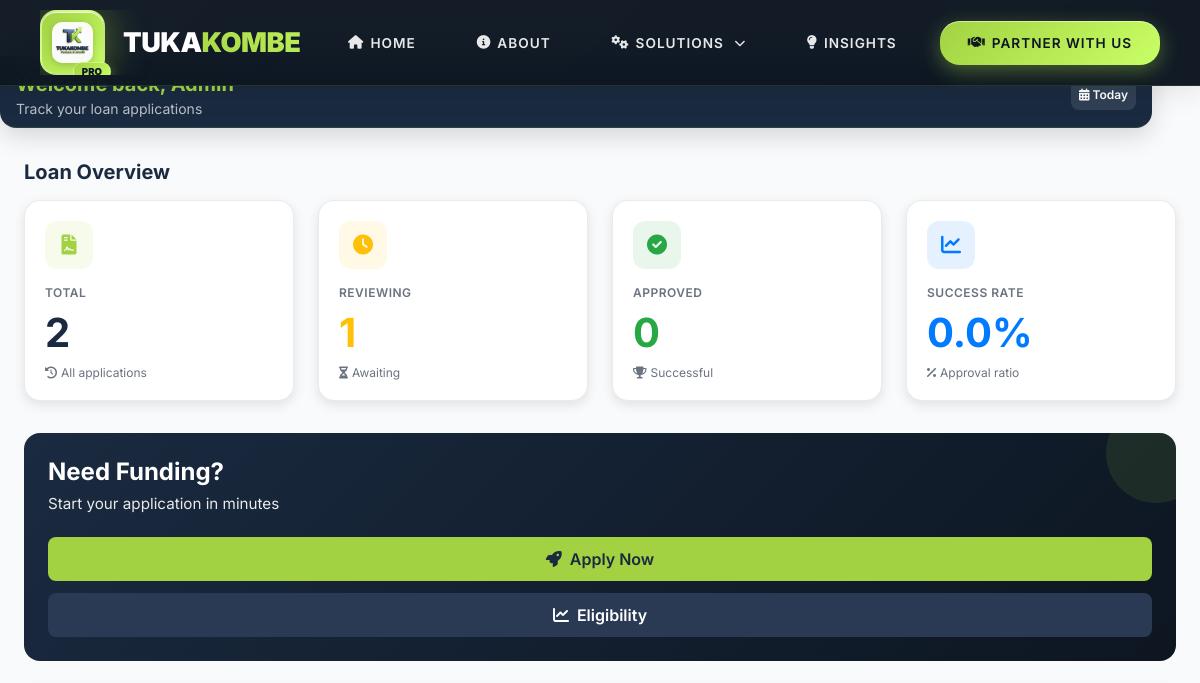
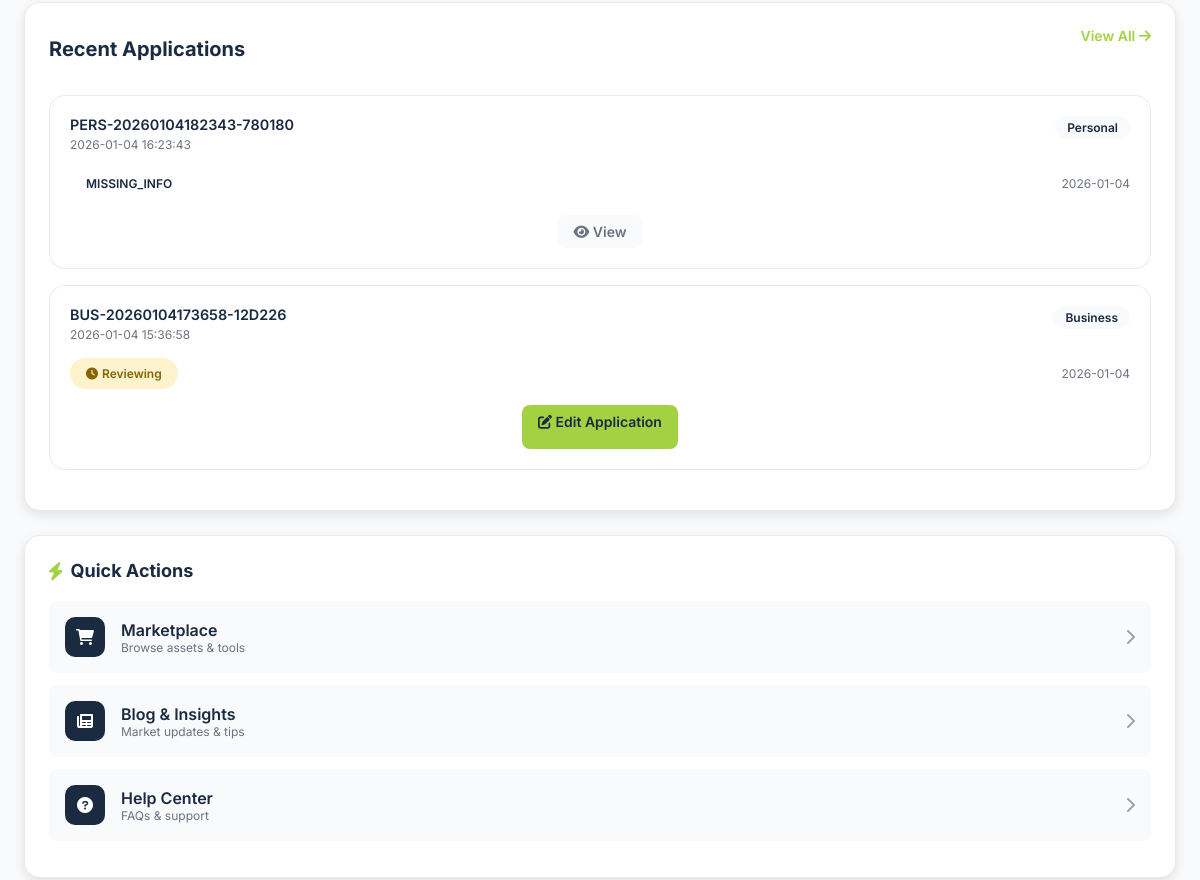
Page /finance/dashboard (signed in, upper part) on the earlier database version (2 pictures, top to bottom).
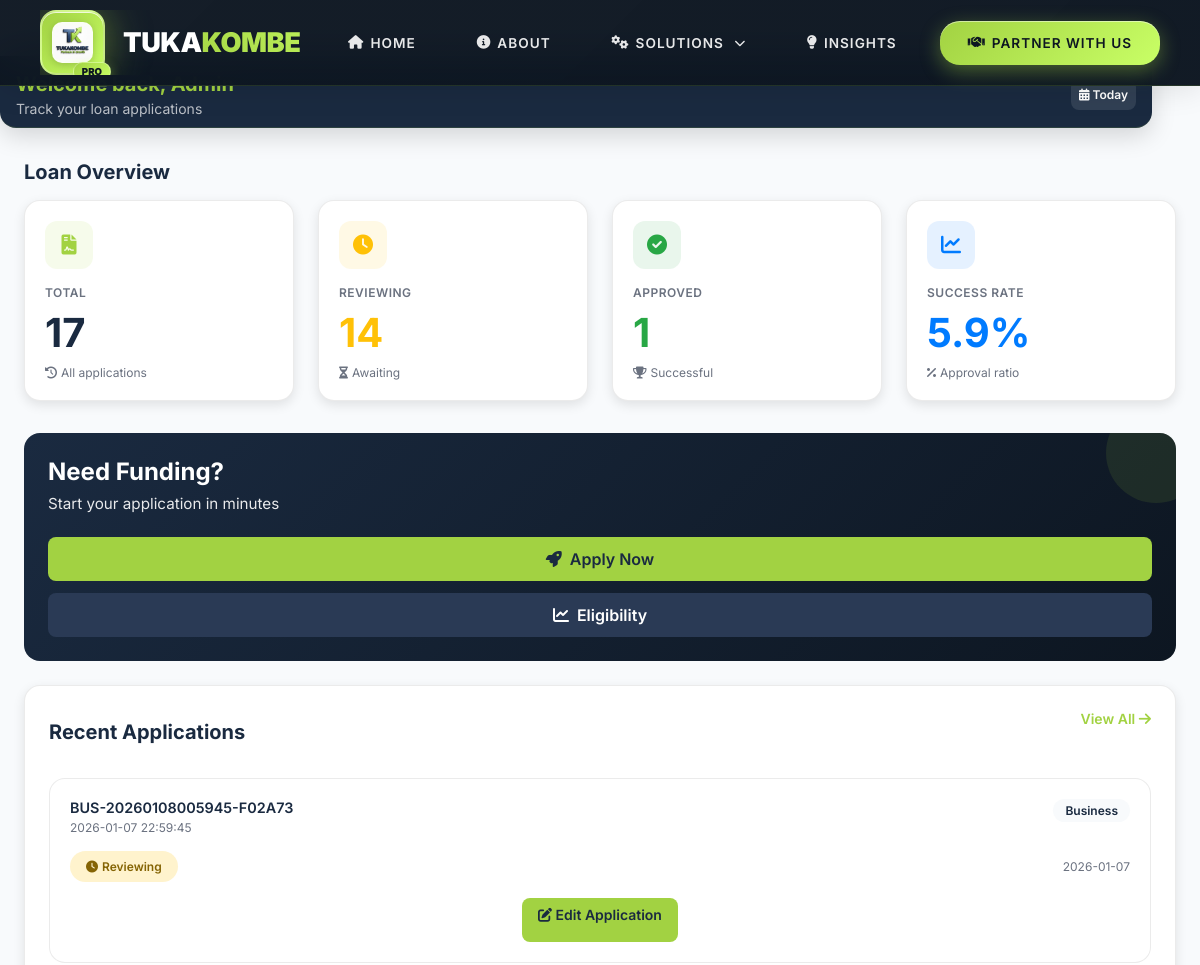
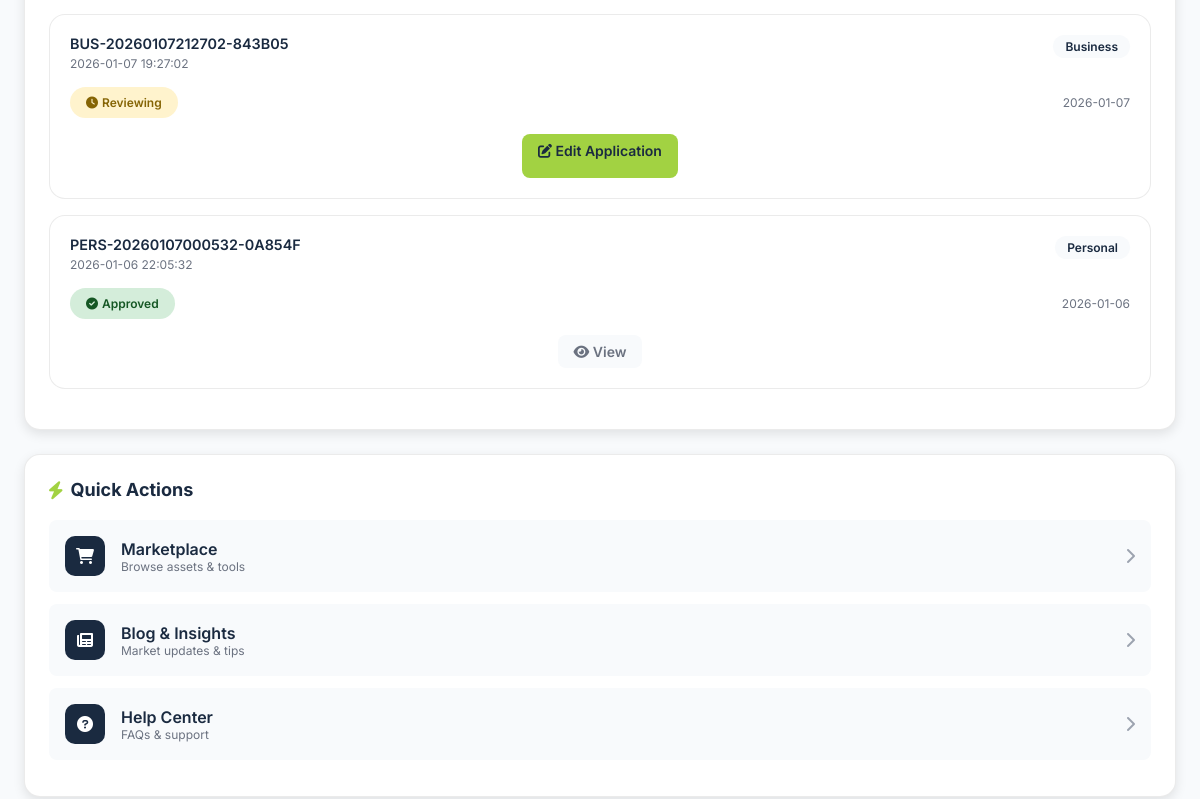
Same page on the later database version (2 pictures, top to bottom).
### tables this page shows
CREATE TABLE loan_applications (
            id INTEGER PRIMARY KEY AUTOINCREMENT,
            application_number TEXT UNIQUE NOT NULL,
            loan_type TEXT CHECK(loan_type IN ('personal', 'business')) NOT NULL,
            status TEXT DEFAULT 'pending',
            user_id INTEGER,
            interest_rate REAL DEFAULT 0.30,
            total_repayment REAL,
            admin_notes TEXT,
            applied_date TIMESTAMP DEFAULT CURRENT_TIMESTAMP,
            updated_date TIMESTAMP DEFAULT CURRENT_TIMESTAMP,
            decision_date TIMESTAMP,
            decision_by INTEGER,
            FOREIGN KEY (user_id) REFERENCES users(id)
        );

### services/finance/user/routes.py (the view)
@finance_bp.route("/dashboard")
@login_required
def client_dashboard():
    from utils.database import get_db_connection
    user_id = session.get("user_id")
    db = get_db_connection()
    loan_stats = db.execute("""
        SELECT
            COUNT(*) as total,
            SUM(CASE WHEN status = 'approved' THEN 1 ELSE 0 END) as approved,
            SUM(CASE WHEN status = 'pending' THEN 1 ELSE 0 END) as pending
        FROM loan_applications WHERE user_id = ?
    """, (user_id,)).fetchone()
    recent_loans = db.execute("""
        SELECT la.*, COALESCE(p.full_name, b.business_name, 'Applicant') as display_name
        FROM loan_applications la
        LEFT JOIN personal_loan_details p ON la.id = p.application_id
        LEFT JOIN business_loan_details b ON la.id = b.application_id
        WHERE la.user_id = ?
        ORDER BY la.applied_date DESC LIMIT 3
    """, (user_id,)).fetchall()
    db.close()
    return render_template("fin_client_dashboard.html", stats=loan_stats, recent_loans=recent_loans)

### request_logger.py (called while the page is built)
def log_requests(app):
    @app.before_request
    def log_request_data():
        if request.method == "POST":
            print("\n===== INCOMING POST REQUEST =====")
            print("URL:", request.path)
            print("\nFORM DATA:")
            for k, v in request.form.items():
                print(f"{k}: {v}")
            print("\nFILES:")
            for f in request.files:
                print(f"{f} -> {request.files[f].filename}")
            print("===== END REQUEST =====\n")

### utils/database.py (called while the page is built)
def get_db_connection():
    conn = sqlite3.connect(DB_PATH)
    conn.row_factory = sqlite3.Row
    conn.execute("PRAGMA foreign_keys = ON")
    return conn

### services/finance/user/templates/fin_client_dashboard.html (shortened to what the changed rows need)
{% extends "base.html" %}
{% block content %}
<div class="dashboard-container main-content">
    <header class="mobile-header-fixed">
        <div style="display: flex; justify-content: space-between; align-items: center;">
            <div>
                <h1 style="font-size: 1.25rem; font-weight: 700; margin: 0; color: var(--lime);">
                    Welcome back, {{ session['user_email'].split('@')[0] | title }}
                </h1>
            </div>
        </div>
    </header>
    <section style="margin-top: 1.5rem;">
        <div style="display: flex; justify-content: space-between; align-items: center; margin-bottom: 1rem;">
            <h2 style="font-size: 1.25rem; font-weight: 700; color: var(--navy); margin: 0;">Loan Overview</h2>
        </div>
        <div class="stats-grid">
            <div class="stat-card">
                <div class="stat-icon" style="background: rgba(162, 210, 66, 0.1); color: var(--lime);">
                    <i class="fas fa-file-contract"></i>
                </div>
                <div class="stat-label">TOTAL</div>
                <div class="stat-number">{{ stats.total or 0 }}</div>
                <div style="font-size: 0.75rem; color: #6b7280; display: flex; align-items: center; gap: 0.25rem;">
                    <i class="fas fa-history"></i>
                    <span>All applications</span>
                </div>
            </div>
            <div class="stat-card">
                <div class="stat-icon" style="background: rgba(255, 193, 7, 0.1); color: #ffc107;">
                    <i class="fas fa-clock"></i>
                </div>
                <div class="stat-label">REVIEWING</div>
                <div class="stat-number" style="color: #ffc107;">{{ stats.pending or 0 }}</div>
                <div style="font-size: 0.75rem; color: #6b7280; display: flex; align-items: center; gap: 0.25rem;">
                    <i class="fas fa-hourglass-half"></i>
                    <span>Awaiting</span>
                </div>
            </div>
            <div class="stat-card">
                <div class="stat-icon" style="background: rgba(40, 167, 69, 0.1); color: #28a745;">
                    <i class="fas fa-check-circle"></i>
                </div>
                <div class="stat-label">APPROVED</div>
                <div class="stat-number" style="color: #28a745;">{{ stats.approved or 0 }}</div>
                <div style="font-size: 0.75rem; color: #6b7280; display: flex; align-items: center; gap: 0.25rem;">
                    <i class="fas fa-trophy"></i>
                    <span>Successful</span>
                </div>
            </div>
            <div class="stat-card">
                <div class="stat-icon" style="background: rgba(0, 123, 255, 0.1); color: #007bff;">
                    <i class="fas fa-chart-line"></i>
                </div>
                <div class="stat-label">SUCCESS RATE</div>
                <div class="stat-number" style="color: #007bff;">
                    {% if stats.total and stats.total > 0 %}
                        {{ ((stats.approved or 0) / stats.total * 100) | round(1) }}%
                    {% else %}0%{% endif %}
                </div>
                <div style="font-size: 0.75rem; color: #6b7280; display: flex; align-items: center; gap: 0.25rem;">
                    <i class="fas fa-percentage"></i>
                    <span>Approval ratio</span>
                </div>
            </div>
        </div>
    </section>
    <section class="section-card">
        {% if recent_loans %}
            {% for loan in recent_loans %}
            <div class="loan-card">
                <div style="display: flex; justify-content: space-between; align-items: flex-start; margin-bottom: 1rem;">
                    <div style="flex: 1;">
                        <div style="font-weight: 600; color: var(--navy); font-size: 0.9rem; margin-bottom: 0.25rem;" class="truncate">
                            {{ loan.application_number }}
                        </div>
                        <div style="font-size: 0.75rem; color: #6b7280;">
                            {{ loan.applied_date }}
                        </div>
                    </div>
                    <div>
                        <span style="padding: 0.25rem 0.75rem; background: var(--off-white); border-radius: 20px; font-size: 0.75rem; font-weight: 600; color: var(--navy);">
                            {{ loan.loan_type | title }}
                        </span>
                    </div>
                </div>
                <div style="display: flex; justify-content: space-between; align-items: center;">
                    <div>
                        {% if loan.status == 'pending' %}
                            <span class="status-badge status-pending">
                                <i class="fas fa-clock"></i> Reviewing
                            </span>
                        {% elif loan.status == 'approved' %}
                            <span class="status-badge status-approved">
                                <i class="fas fa-check-circle"></i> Approved
                            </span>
                        {% elif loan.status == 'rejected' %}
                            <span class="status-badge status-rejected">
                                <i class="fas fa-times-circle"></i> Rejected
                            </span>
                        {% else %}
                            <span class="status-badge">{{ loan.status | upper }}</span>
                        {% endif %}
                    </div>
                    <div style="font-size: 0.75rem; color: #6b7280;">
                        {{ loan.applied_date.split(' ')[0] if loan.applied_date else '' }}
                    </div>
                </div>
                <div style="margin-top: 1rem; text-align: center;">
                    {% if loan.status == 'pending' %}
                        <a href="{{ url_for('finance.edit_loan', loan_id=loan.id) }}" style="display: inline-block; padding: 0.5rem 1rem; background: var(--lime); color: var(--navy); border-radius: var(--radius-sm); text-decoration: none; font-weight: 600; font-size: 0.875rem;">
                            <i class="fas fa-edit"></i> Edit Application
                        </a>
                    {% else %}
                        <span style="display: inline-block; padding: 0.5rem 1rem; background: var(--off-white); color: #6b7280; border-radius: var(--radius-sm); font-weight: 600; font-size: 0.875rem;">
                            <i class="fas fa-eye"></i> View
                        </span>
                    {% endif %}
                </div>
            </div>
            {% endfor %}
        {% endif %}
    </section>
</div>
<link rel="stylesheet" href="https://cdnjs.cloudflare.com/ajax/libs/font-awesome/6.0.0/css/all.min.css">
{% endblock %}

Differences in the rows shown:
no longer on this page (row unchanged): loan_applications: application_number "PERS-20260104182343-780180", applied_date "2026-01-04 16:23:43", loan_type "Personal", status "MISSING_INFO", applied_date "2026-01-04", shows "View"
no longer on this page (row edited): loan_applications: application_number "BUS-20260104173658-12D226", applied_date "2026-01-04 15:36:58", loan_type "Business", status "pending" (drawn), applied_date "2026-01-04"
added loan_applications: application_number "BUS-20260108005945-F02A73", applied_date "2026-01-07 22:59:45", loan_type "Business", status "pending" (drawn), applied_date "2026-01-07"
added loan_applications: application_number "BUS-20260107212702-843B05", applied_date "2026-01-07 19:27:02", loan_type "Business", status "pending" (drawn), applied_date "2026-01-07"
added loan_applications: application_number "PERS-20260107000532-0A854F", applied_date "2026-01-06 22:05:32", loan_type "Personal", status "approved" (drawn), applied_date "2026-01-06"
Other differences:
{{ stats.total or 0 }}: "2" → "17"
{{ stats.pending or 0 }}: "1" → "14"
{{ stats.approved or 0 }}: "0" → "1"
{{ ((stats.approved or 0) / stats.total * 100) | round(1) }}: "0.0" → "5.9"
